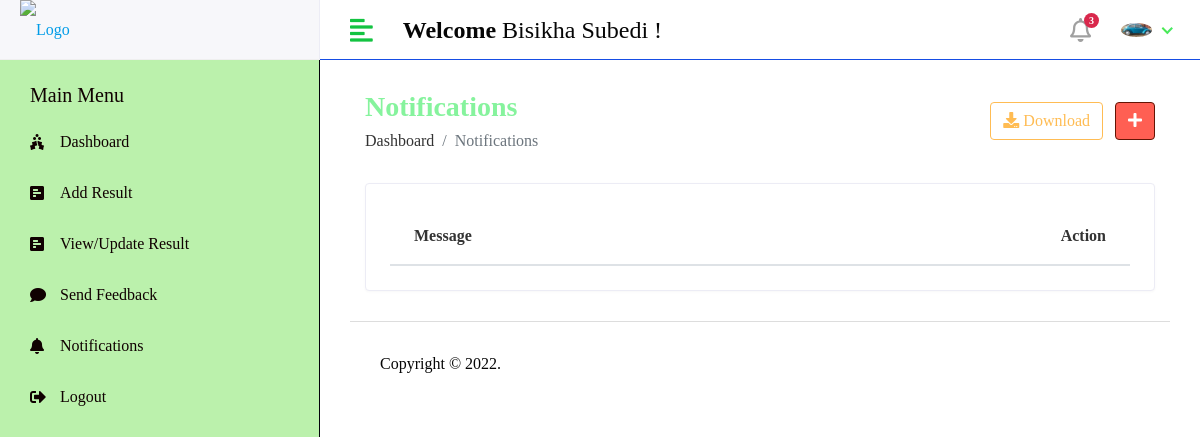
Page /Staff/Notifications (signed in) on the committed database.
### LEC_RMSapp/models.py (models this page shows)
class CustomUser(AbstractUser):
    USER = (
        (1,'HOD'),
        (2,'STAFF'),
        (3,'STUDENT'),
    )
    user_type = models.CharField(choices=USER,max_length=50,default=1)
    profile_pic =models.ImageField(upload_to='media/profile_pic')

### LEC_Result_Management_System/Staff_Views.py (the view)
# urls.py: path('Notifications',views.NOTIFICATIONS, name='allnotification'),
@login_required(login_url='/')
def NOTIFICATIONS(request):
    staff = Staff.objects.filter(admin = request.user.id)
    for i in staff:
        staff_id = i.id
        notification = Staff_Notification.objects.filter(staff_id = staff_id)
        context = {
            'notification':notification,
        }
        return render(request,'Staff/notification.html',context)

### templates/Staff/notification.html (shortened to what this page needs)
{% extends 'base.html' %}
{% block content %}
<div class="content container-fluid">
               <div class="page-header">
                  <div class="row align-items-center">
                     <div class="col">
                        <h3 class="page-title">Notifications</h3>
                        <ul class="breadcrumb">
                           <li class="breadcrumb-item"><a href="index.html">Dashboard</a></li>
                           <li class="breadcrumb-item active">Notifications</li>
                        </ul>
                     </div>
                     <div class="col-auto text-right float-right ml-auto">
                        <a href="#" class="btn btn-outline-primary mr-2"><i class="fas fa-download"></i> Download</a>
                        <a href="add-student.html" class="btn btn-primary"><i class="fas fa-plus"></i></a>
                     </div>
                  </div>
               </div>
               <div class="row">
                  <div class="col-sm-12">
                     <div class="card card-table">
                        <div class="card-body">
                           <div class="table-responsive">
                              <table id="table_id" class="table table-hover table-center mb-0 ">
                                 <thead>
                                    <tr>
                                       <th>Message</th>
                                       <th class="text-right">Action</th>
                                    </tr>
                                 </thead>
                              </table>
                           </div>
                        </div>
                     </div>
                  </div>
               </div>
            </div>
{% endblock %}

### templates/includes/header.html (shortened to what this page needs)
{% load static %}
         <div class="header">
            <div class="header-left">
               <a href="index.html" class="logo">
               <img src="http://lec.edu.np/assets/images/leclogo21.png" alt="Logo" width="100" height="70">
               </a>
            </div>
            <a href="javascript:void(0);" id="toggle_btn">
            <i class="fas fa-align-left"></i>
            </a>
            <div class="top-nav-search mt-3">
               <h4><strong>Welcome</strong>&nbsp;<span>{{user.first_name}} {{user.last_name}}</span>&nbsp;!</h4>
            </div>
            <ul class="nav user-menu">
                <li class="nav-item dropdown noti-dropdown">
                  <a href="#" class="dropdown-toggle nav-link" data-toggle="dropdown">
                  <i class="far fa-bell"></i> <span class="badge badge-pill">3</span>
                  </a>
               </li>
               <li class="nav-item dropdown has-arrow">
                  <a href="#" class="dropdown-toggle nav-link" data-toggle="dropdown">
                   {% if user.profile_pic == "" %}
                      <span class="user-img"><img class="rounded-circle" src="{% static 'assets/img/noimg.jpg' %}" width="31" alt="Ryan Taylor"></span>
                   {% else %}
                  <span class="user-img"><img class="rounded-circle" src="/{{user.profile_pic}}" width="31" alt="Ryan Taylor"></span>
                   {% endif %}
                  </a>
               </li>
            </ul>
         </div>

### static/assets/css/style.css (style rules this page uses)
html { height: 100%; }
body { background-color: #fff; color: #060606; font-family: cursive; font-size: 1rem; height: 100%; line-height: 1.5; overflow-x: hidden; }
h1, h2, h3, h4, h5, h6 { font-family: cursive; margin-top: 0; }
a { color: #009ce7; }
input, button, a { transition: all 0.4s ease; -moz-transition: all 0.4s ease; -o-transition: all 0.4s ease; -ms-transition: all 0.4s ease; -webkit-transition: all 0.4s ease; }
ul, ol { padding: 0px; list-style: none; }
.table { color: #333; max-width: 100%; margin-bottom: 0; width: 100%; }
.table thead tr th { font-weight: 600; }
.table.table-center td, .table.table-center th { vertical-align: middle; }
.card-table .card-body .table > thead > tr > th { border-top: 0; }
.card-table .card-body .table tr td:first-child, .card-table .card-body .table tr th:first-child { padding-left: 1.5rem; }
.card-table .card-body .table tr td:last-child, .card-table .card-body .table tr th:last-child { padding-right: 1.5rem; }
.card-table .table td, .card-table .table th { border-top: 1px solid #e2e5e8; padding: 1rem 0.75rem; white-space: nowrap; }
.btn-primary { background-color: #ff5f53; border: 1px solid #641404; }
.btn-outline-primary { color: #FFBC53; border-color: #FFBC53; }
.card { border: 1px solid #ececf5; box-shadow: 0 1px 3px 0 rgba(0, 0, 0, 0.03); margin-bottom: 1.875rem; }
.card-body { padding: 1.5rem; }
.header { background-color: #fff; border-bottom: 1px solid #164de4; left: 0; position: fixed; right: 0; top: 0; z-index: 1001; height: 60px; }
.header .header-left { float: left; height: 60px; padding: 0 20px; position: relative; width: 320px; z-index: 1; transition: all 0.2s ease-in-out; background-color: #f7f7fa; border-bottom: 1px solid #efefef; border-right: 1px solid #ececf5; display: flex; align-items: center; }
.header .header-left .logo { display: inline-block; line-height: 60px; }
.header .header-left .logo img { max-height: 170px; width: auto; }
.header .dropdown-toggle:after { display: none; }
.header .has-arrow .dropdown-toggle:after { border-top: 0; border-left: 0; border-bottom: 2px solid #4ae952; border-right: 2px solid #48e963; content: ''; height: 8px; display: inline-block; pointer-events: none; -webkit-transform-origin: 66% 66%; -ms-transform-origin: 66% 66%; transform-origin: 66% 66%; -webkit-transform: rotate(45deg); -ms-transform: rotate(45deg); transform: rotate(45deg); -webkit-transition: all 0.15s ease-in-out; transition: all 0.15s ease-in-out; width: 8px; vertical-align: 0px; }
.user-menu { float: right; margin: 0; position: relative; z-index: 99; padding-right: 15px; }
.user-menu.nav > li > a { color: #a0a0a0; font-size: 14px; line-height: 58px; padding: 0 15px; height: 60px; }
.user-img { margin-right: 3px; position: relative; }
.top-nav-search { float: left; margin-left: 15px; }
.page-header { margin-bottom: 1.875rem; }
.page-header .breadcrumb { background-color: transparent; color: #6c757d; font-size: 1rem; font-weight: 500; margin-bottom: 0; padding: 0; }
.page-header .breadcrumb a { color: #333; }
.page-title { font-size: 28px; font-weight: 600; color: rgb(134, 243, 157); margin-bottom: 5px; }
.user-menu.nav > li > a .badge { background-color: #d9284c; display: block; font-size: 10px; font-weight: bold; height: 15px; width: 15px; position: absolute; right: 7px; top: 13px; color: #fff; padding: 3px; }
.user-menu.nav > li > a > i { font-size: 1.5rem; line-height: 60px; }
@media (min-width: 992px) { #toggle_btn { align-items: center; color: #13c341; display: inline-flex; float: left; font-size: 26px; height: 60px; justify-content: center; margin-left: 15px; padding: 0 15px; } }

### rows in the picture
CustomUser: first_name "Bisikha", last_name "Subedi", profile_pic (picture)
